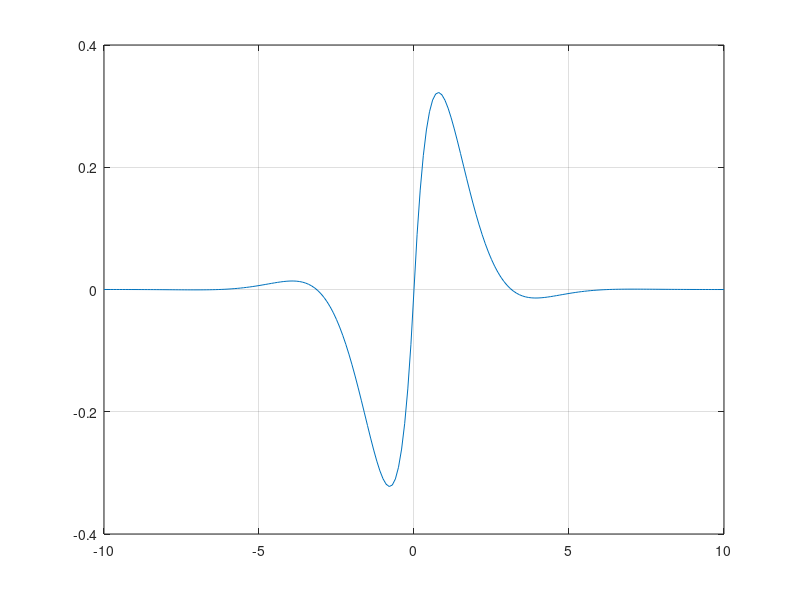

This figure's MATLAB source:
#! /usr/bin/octave -qf

#x = linspace(0, 2*pi, 100);
#y = sin(x);
#figure;
#plot(x, y);
#hold on;



x = -10:.1:10;
y = sin(x).*exp(-abs(x));
plot(x,y)
grid
print ("plot.png", "-S400,400");
printf ("See resulting image in file plot.png\n");
